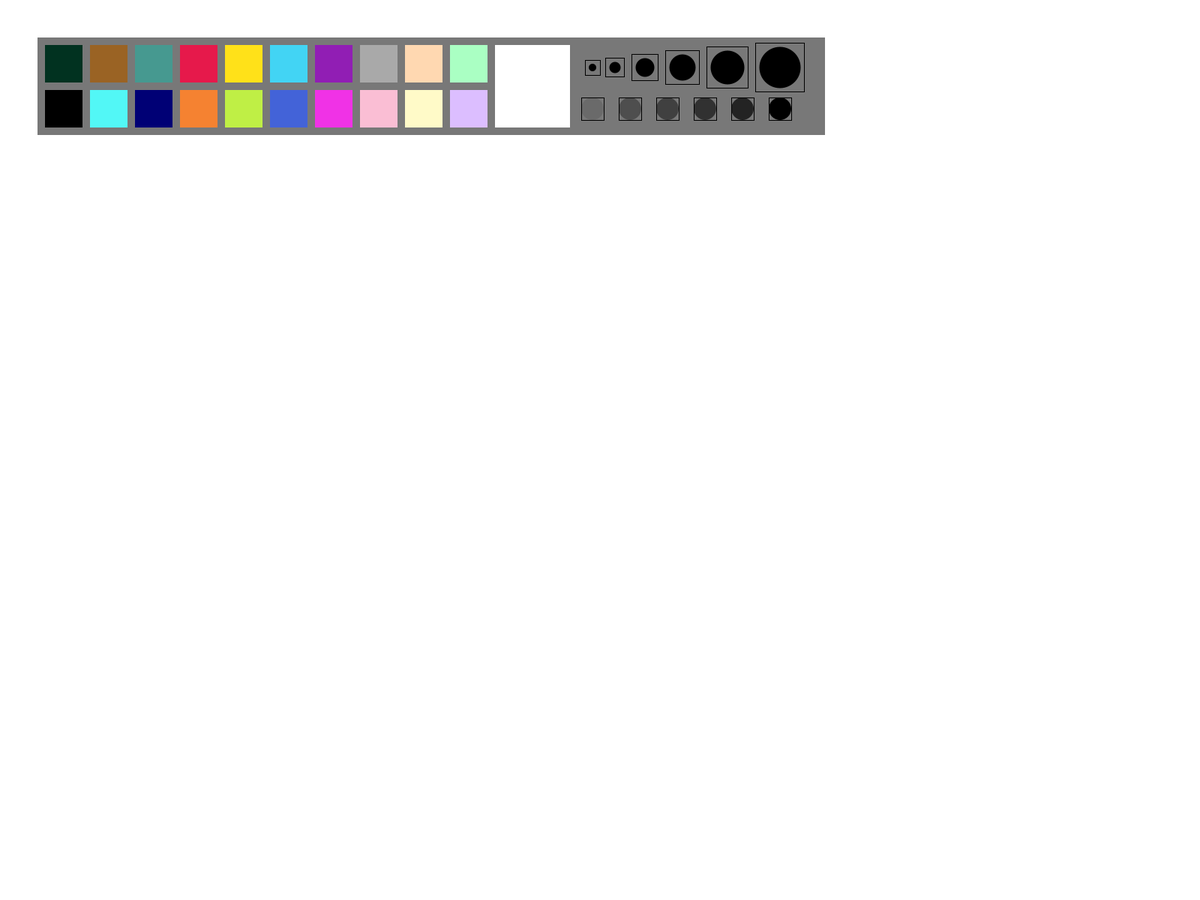
Frame 1 (no input)
Frame 60 (the mouse pressed at the canvas centre just before this capture): identical to frame 1, image omitted
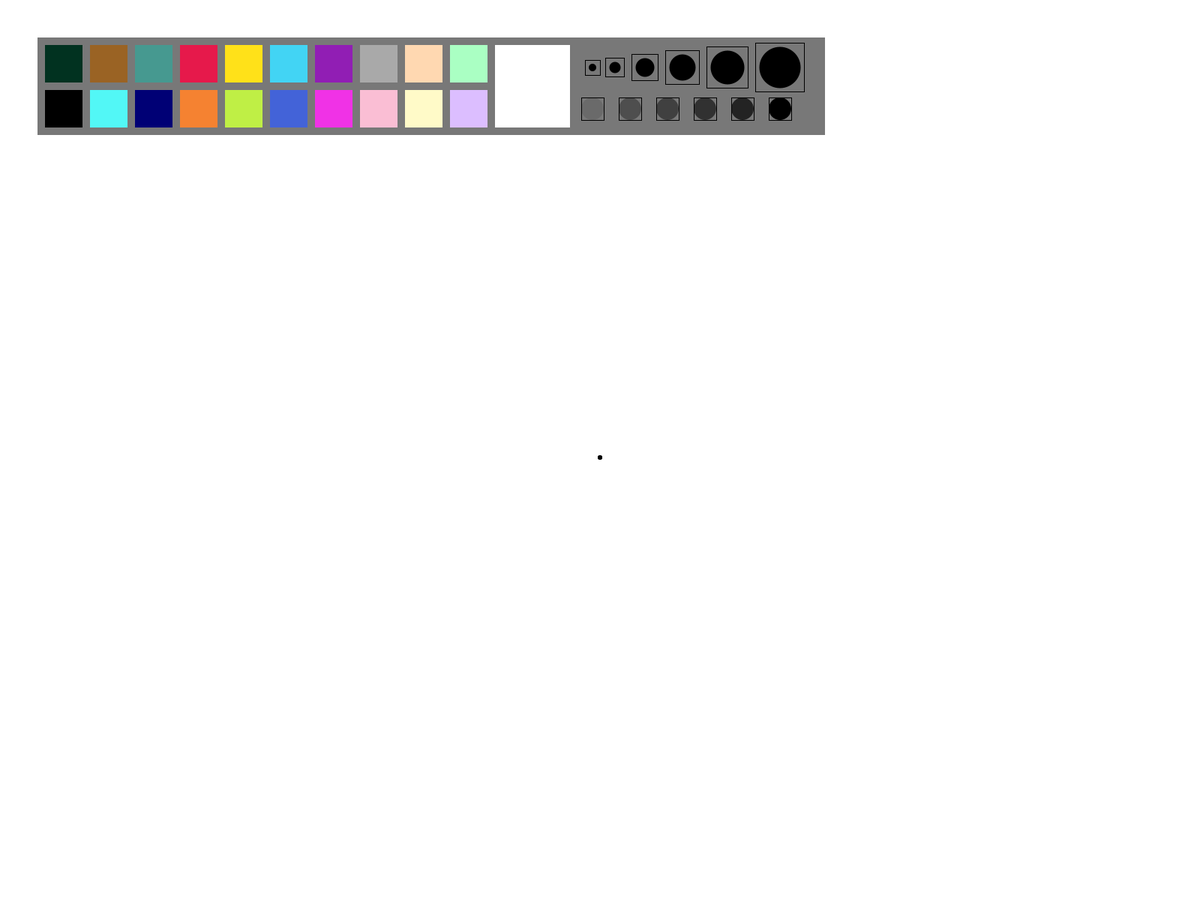
Frame 120 (the mouse held since frame 60 and released just before this capture)

The Processing sketch that drew these frames (run headless with seeded random() and noise(); from frame 60 on, the mouse is pressed at the canvas centre):

// Processing sketch: draw
// ── draw.pde
int a = 50;
int r = 10;
int b = 790;
int c = 90;
int d = 30;
int e = 70;
int f = 145;
int t = 255;
int diameter = 5;
//colours
int white = 255;
int emerald = #013220;
int black = 0;
int brown = #9A6324;
int maroon = #52F7F6;
int teal = #469990;
int navy = #000075;
int red = #e6194B;
int orange = #f58231;
int yellow = #ffe119;
int lime = #bfef45;
int cyan = #42d4f4;
int blue = #4363d8;
int purple = #911eb4;
int magenta = #f032e6;
int grey = #a9a9a9;
int pink = #fabed4;
int apricot = #ffd8b1;
int beige = #fffac8;
int mint = #aaffc3;
int lavender = #dcbeff;

void setup() {
  fullScreen();
  noStroke();
  background(255);
  fill(120);
  rect(a, a, 1050, 130); // grey rect at the top
  //colours
  fill(emerald);
  rect(a+10, a+10, a, a); // emerald rect
  fill(black);
  rect(a+10, a+e, a, a); // black rect
  fill(brown);
  rect(a+e, a+10, a, a); // brown rect
  fill(maroon);
  rect(a+e, a+e, a, a); // maroon rect
  fill(teal);
  rect(a+130, a+10, a, a); // teal rect
  fill(navy);
  rect(a+130, a+e, a, a); // navy rect
  fill(red);
  rect(a+190, a+10, a, a); // red rect
  fill(orange);
  rect(a+190, a+e, a, a); // orange rect
  fill(yellow);
  rect(a+250, a+10, a, a); // yellow rect
  fill(lime);
  rect(a+250, a+e, a, a); // lime rect
  fill(cyan);
  rect(a+310, a+10, a, a); // cyan rect
  fill(blue);
  rect(a+310, a+e, a, a); // blue rect
  fill(purple);
  rect(a+370, a+10, a, a); // purple rect
  fill(magenta);
  rect(a+370, a+e, a, a); // magenta rect
  fill(grey);
  rect(a+430, a+10, a, a); // grey rect
  fill(pink);
  rect(a+430, a+e, a, a); // pink rect
  fill(apricot);
  rect(a+490, a+10, a, a); // apricot rect
  fill(beige);
  rect(a+490, a+e, a, a); // beige rect
  fill(mint);
  rect(a+550, a+10, a, a); // mint rect
  fill(lavender);
  rect(a+550, a+e, a, a); // lavender rect
  fill(white);
  rect(a+610, a+10, a+50, a+60); //eraser
  stroke(0);
  strokeWeight(1);
  fill(120);
  //brush size outlines
  rect(b-10, c-10, d-10, d-10);
  rect(b+30-12.5, c-12.5, d-5, d-5);
  rect(b+e-17.5, c-17.5, d+5, d+5);
  rect(b+120-22.5, c-22.5, d+15, d+15);
  rect(b+180-27.5, c-27.5, d+25, d+25);
  rect(b+250-32.5, c-32.5, d+35, d+35);
  //transparency outlines
  rect(b-15, f-15, d, d);
  rect(b+50-15, f-15, d, d);
  rect(b+100-15, f-15, d, d);
  rect(b+150-15, f-15, d, d);
  rect(b+200-15, f-15, d, d);
  rect(b+250-15, f-15, d, d);
  noStroke();
  //brush sizes
  fill(black);
  ellipse(b, c, r, r);
  ellipse(b+30, c, r+5, r+5);
  ellipse(b+e, c, r+15, r+15);
  ellipse(b+120, c, r+25, r+25);
  ellipse(b+180, c, r+35, r+35);
  ellipse(b+250, c, r+45, r+45);
  //transparency
  fill(black, 30);
  ellipse(b, f, d, d);
  fill(black, 90);
  ellipse(b+50, f, d, d);
  fill(black, 120);
  ellipse(b+100, f, d, d);
  fill(black, 150);
  ellipse(b+150, f, d, d);
  fill(black, 180);
  ellipse(b+200, f, d, d);
  fill(black, 255);
  ellipse(b+250, f, d, d);
}
void mousePressed() { // to find coordinates
  if (mousePressed)
    println (mouseX, mouseY);
}
void draw() {
  if (mouseY>200) {
    if (mousePressed == true) // to draw
      ellipse(mouseX, mouseY+10, diameter, diameter);
  }
  // to choose a colour
  if (mousePressed) {
    if ((mouseX>a+10) && (mouseY>a+10) && (mouseX<a+60) && (mouseY<a+60))
      fill(emerald, t);
    if ((mouseX>a+10) && (mouseY>a+e) && (mouseX<a+60) && (mouseY<a+120))
      fill(black, t);
    if ((mouseX>a+e) && (mouseY>a+10) && (mouseX<a+120) && (mouseY<a+60))
      fill(brown, t);
    if ((mouseX>a+e) && (mouseY>a+e) && (mouseX<a+120) && (mouseY<a+120))
      fill(maroon, t);
    if ((mouseX>a+130) && (mouseY>a+10) && (mouseX<a+180) && (mouseY<a+60))
      fill(teal, t);
    if ((mouseX>a+130) && (mouseY>a+e) && (mouseX<a+180) && (mouseY<a+120))
      fill(navy, t);
    if ((mouseX>240) && (mouseY>a+10) && (mouseX<a+250) && (mouseY<a+69))
      fill(red, t);
    if ((mouseX>a+190) && (mouseY>a+e) && (mouseX<290) && (mouseY<a+120))
      fill(orange, t);
    if ((mouseX>a+250) && (mouseY>a+10) && (mouseX<360) && (mouseY<a+60))
      fill(yellow);
    if ((mouseX>a+250) && (mouseY>a+60) && (mouseX<360) && (mouseY<a+120))
      fill(lime, t);
    if ((mouseX>a+310) && (mouseY>a+10) && (mouseX<430) && (mouseY<a+60))
      fill(cyan, t);
    if ((mouseX>a+310) && (mouseY>a+e) && (mouseX<430) && (mouseY<a+120))
      fill(blue, t);
    if ((mouseX>a+370) && (mouseY>a+10) && (mouseX<480) && (mouseY<a+60))
      fill(purple, t);
    if ((mouseX>a+370) && (mouseY>a+e) && (mouseX<480) && (mouseY<a+120))
      fill(magenta, t);
    if ((mouseX>a+430) && (mouseY>a+10) && (mouseX<a+470) && (mouseY<a+60))
      fill(grey, t);
    if ((mouseX>a+430) && (mouseY>a+e) && (mouseX<a+470) && (mouseY<a+120))
      fill(pink, t);
    if ((mouseX>a+490) && (mouseY>a+10) && (mouseX<600) && (mouseY<a+60))
      fill(apricot, t);
    if ((mouseX>a+490) && (mouseY>a+e) && (mouseX<a+600) && (mouseY<a+120))
      fill(beige, t);
    if ((mouseX>a+540) && (mouseY>a+10) && (mouseX<650) && (mouseY<a+60))
      fill(mint, t);
    if ((mouseX>a+540) && (mouseY>a+e) && (mouseX<a+650) && (mouseY<a+120))
      fill(lavender, t);
    if ((mouseX>a+610) && (mouseY>a+10) && (mouseX<a+710) && (mouseY<a+120))
      fill(white);
        // transparency
    if ((mouseX>775) && (mouseY>130) && (mouseX<805) && (mouseY<160))
      t = 30;
    if ((mouseX>825) && (mouseY>130) && (mouseX<855) && (mouseY<160))
      t = 90;
    if ((mouseX>875) && (mouseY>130) && (mouseX<905) && (mouseY<160))
      t = 120;
    if ((mouseX>925)  && (mouseY>130) && (mouseX<950) && (mouseY<160))
      t = 150;
    if ((mouseX>975) && (mouseY>130) && (mouseX<1005) && (mouseY<160))
      t = 180;
    if ((mouseX>1025) && (mouseY>130) && (mouseX<1055) && (mouseY<160))
      t = 255;
  }
 
  // size
  if (mousePressed == true) {
    if ((mouseX>780) && (mouseY>80) && (mouseX<800) && (mouseY<100))
      diameter = 10;
    if ((mouseX>807) && (mouseY>78) && (mouseX<835) && (mouseY<102))
      diameter = 20;
    if ((mouseX>845) && (mouseY>75) && (mouseX<880) && (mouseY<105))
      diameter = 30;
    if ((mouseX>890) && (mouseY>67) && (mouseX<935) && (mouseY<110))
      diameter = 40;
    if ((mouseX>945) && (mouseY>62) && (mouseX<997) && (mouseY<118))
      diameter = 50;
    if ((mouseX>1010) && (mouseY>56) && (mouseX<1072) && (mouseY<120))
      diameter = 60;
  }
  //to erase all press the a or A key
  if (keyPressed == true)
      if ((key == 'a')|| (key == 'A')) {
        fill(255);
        rect(0, 180, 1150, 800);
  }
}
